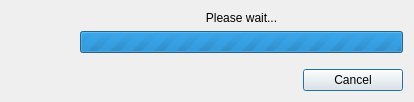
<?xml version="1.0" encoding="UTF-8"?>
<ui version="4.0">
 <class>BusyDialog</class>
 <widget class="QDialog" name="BusyDialog">
  <property name="windowModality">
   <enum>Qt::ApplicationModal</enum>
  </property>
  <property name="geometry">
   <rect>
    <x>0</x>
    <y>0</y>
    <width>414</width>
    <height>102</height>
   </rect>
  </property>
  <property name="sizePolicy">
   <sizepolicy hsizetype="Fixed" vsizetype="Fixed">
    <horstretch>0</horstretch>
    <verstretch>0</verstretch>
   </sizepolicy>
  </property>
  <property name="contextMenuPolicy">
   <enum>Qt::NoContextMenu</enum>
  </property>
  <property name="windowTitle">
   <string>Please wait...</string>
  </property>
  <property name="windowIcon">
   <iconset resource="DynExpManager.qrc">
    <normaloff>:/DynExpManager/icons/Emblem-system.svg</normaloff>:/DynExpManager/icons/Emblem-system.svg</iconset>
  </property>
  <property name="locale">
   <locale language="English" country="UnitedStates"/>
  </property>
  <property name="modal">
   <bool>true</bool>
  </property>
  <layout class="QHBoxLayout" name="horizontalLayout_2">
   <item>
    <layout class="QVBoxLayout" name="verticalLayout_2">
     <property name="sizeConstraint">
      <enum>QLayout::SetFixedSize</enum>
     </property>
     <item>
      <spacer name="verticalSpacer_3">
       <property name="orientation">
        <enum>Qt::Vertical</enum>
       </property>
       <property name="sizeHint" stdset="0">
        <size>
         <width>20</width>
         <height>40</height>
        </size>
       </property>
      </spacer>
     </item>
     <item>
      <widget class="QLabel" name="labelIcon">
       <property name="sizePolicy">
        <sizepolicy hsizetype="Fixed" vsizetype="Fixed">
         <horstretch>0</horstretch>
         <verstretch>0</verstretch>
        </sizepolicy>
       </property>
       <property name="minimumSize">
        <size>
         <width>63</width>
         <height>64</height>
        </size>
       </property>
       <property name="maximumSize">
        <size>
         <width>64</width>
         <height>64</height>
        </size>
       </property>
       <property name="pixmap">
        <pixmap resource="DynExpManager.qrc">:/DynExpManager/icons/DynExp.svg</pixmap>
       </property>
       <property name="scaledContents">
        <bool>true</bool>
       </property>
       <property name="alignment">
        <set>Qt::AlignLeading|Qt::AlignLeft|Qt::AlignTop</set>
       </property>
      </widget>
     </item>
     <item>
      <spacer name="verticalSpacer_2">
       <property name="orientation">
        <enum>Qt::Vertical</enum>
       </property>
       <property name="sizeHint" stdset="0">
        <size>
         <width>20</width>
         <height>40</height>
        </size>
       </property>
      </spacer>
     </item>
    </layout>
   </item>
   <item>
    <layout class="QVBoxLayout" name="verticalLayout">
     <property name="spacing">
      <number>6</number>
     </property>
     <property name="leftMargin">
      <number>0</number>
     </property>
     <property name="topMargin">
      <number>0</number>
     </property>
     <property name="rightMargin">
      <number>0</number>
     </property>
     <property name="bottomMargin">
      <number>0</number>
     </property>
     <item>
      <widget class="QLabel" name="DescriptionLabel">
       <property name="cursor">
        <cursorShape>WaitCursor</cursorShape>
       </property>
       <property name="text">
        <string>Please wait...</string>
       </property>
       <property name="alignment">
        <set>Qt::AlignCenter</set>
       </property>
      </widget>
     </item>
     <item>
      <widget class="QProgressBar" name="ProgressBar">
       <property name="cursor">
        <cursorShape>WaitCursor</cursorShape>
       </property>
       <property name="maximum">
        <number>0</number>
       </property>
       <property name="alignment">
        <set>Qt::AlignCenter</set>
       </property>
       <property name="orientation">
        <enum>Qt::Horizontal</enum>
       </property>
       <property name="invertedAppearance">
        <bool>false</bool>
       </property>
       <property name="format">
        <string/>
       </property>
      </widget>
     </item>
     <item>
      <spacer name="verticalSpacer">
       <property name="orientation">
        <enum>Qt::Vertical</enum>
       </property>
       <property name="sizeHint" stdset="0">
        <size>
         <width>20</width>
         <height>4</height>
        </size>
       </property>
      </spacer>
     </item>
     <item>
      <layout class="QHBoxLayout" name="horizontalLayout">
       <item>
        <spacer name="horizontalSpacer">
         <property name="orientation">
          <enum>Qt::Horizontal</enum>
         </property>
         <property name="sizeHint" stdset="0">
          <size>
           <width>40</width>
           <height>20</height>
          </size>
         </property>
        </spacer>
       </item>
       <item>
        <widget class="QPushButton" name="cancelButton">
         <property name="sizePolicy">
          <sizepolicy hsizetype="Fixed" vsizetype="Fixed">
           <horstretch>0</horstretch>
           <verstretch>0</verstretch>
          </sizepolicy>
         </property>
         <property name="minimumSize">
          <size>
           <width>100</width>
           <height>0</height>
          </size>
         </property>
         <property name="text">
          <string>Cancel</string>
         </property>
         <property name="icon">
          <iconset resource="DynExpManager.qrc">
           <normaloff>:/DynExpManager/icons/Process-stop.svg</normaloff>:/DynExpManager/icons/Process-stop.svg</iconset>
         </property>
         <property name="iconSize">
          <size>
           <width>16</width>
           <height>16</height>
          </size>
         </property>
         <property name="flat">
          <bool>false</bool>
         </property>
        </widget>
       </item>
      </layout>
     </item>
    </layout>
   </item>
  </layout>
 </widget>
 <resources>
  <include location="DynExpManager.qrc"/>
 </resources>
 <connections>
  <connection>
   <sender>cancelButton</sender>
   <signal>clicked()</signal>
   <receiver>BusyDialog</receiver>
   <slot>reject()</slot>
   <hints>
    <hint type="sourcelabel">
     <x>330</x>
     <y>66</y>
    </hint>
    <hint type="destinationlabel">
     <x>197</x>
     <y>125</y>
    </hint>
   </hints>
  </connection>
 </connections>
</ui>
